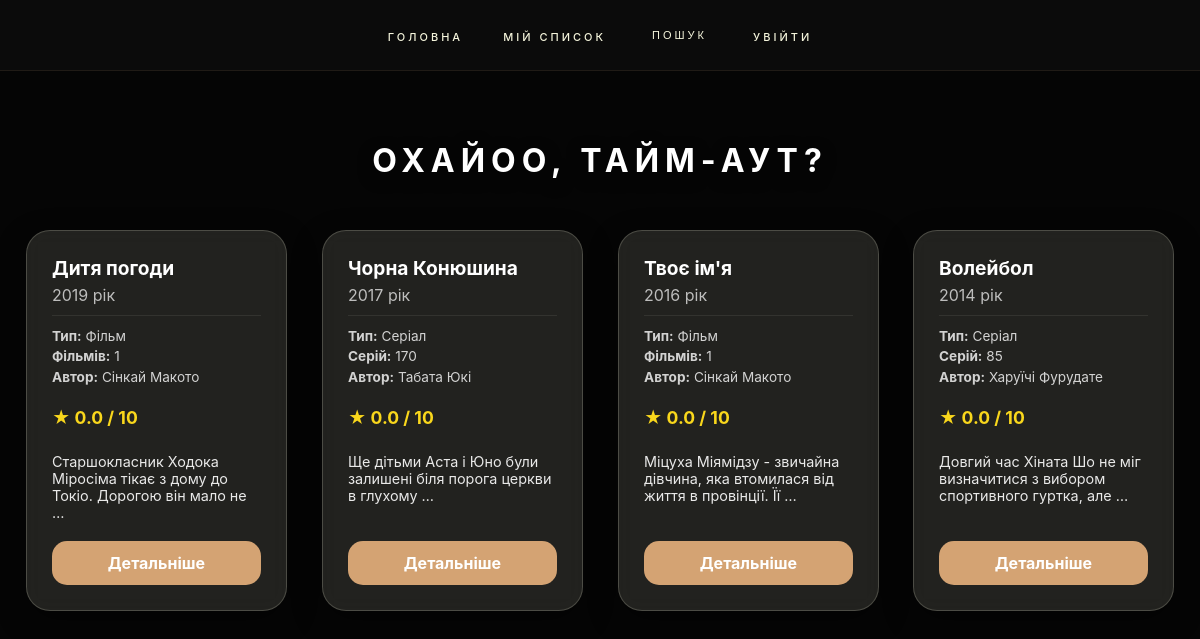
The app's page /anime/ with its own data.
### anime/models.py (models this page shows, shortened)
class Anime(models.Model):
    title = models.CharField("Назва", max_length=250)
    poster = models.ImageField("Постер", upload_to='images/posters')
    description = models.TextField("Опис", blank=True)
    age_rating = models.CharField(max_length=15, blank=True, null=True, verbose_name="Віковий рейтинг")
    related_anime = models.ManyToManyField('self', blank=True, verbose_name="Пов'язані тайтли")
    TYPE_CHOICES = [('TV', 'Серіал'), ('MOVIE', 'Фільм'), ('OVA', 'OVA')]
    anime_type = models.CharField("Тип", max_length=10, choices=TYPE_CHOICES, default='TV')
    episodes = models.PositiveIntegerField("Кількість серій", default=0)
    movies_count = models.PositiveIntegerField("Кількість фільмів", default=0)
    ova_count = models.IntegerField(default=0, verbose_name="Кількість OVA")
    genres = models.ManyToManyField(Genre, related_name="anime", verbose_name="Жанри")
    authors = models.ManyToManyField(Author, related_name="anime", verbose_name="Автори")
    dub_studios = models.ManyToManyField(DubStudio, related_name="anime", verbose_name="Студії дубляжу")
    release = models.DateField("Дата релізу")
    trailer_url = models.URLField("Посилання на трейлер", blank=True)
    rating = models.DecimalField(
        "Рейтинг",
        max_digits=3, decimal_places=1, default=0.0,
        validators=[MinValueValidator(0.0), MaxValueValidator(10.0)]
    )
    class Meta:
        verbose_name = "Аніме"
        verbose_name_plural = "Аніме"
        ordering = ['title']

class Author(models.Model):
    name = models.CharField("Автор", max_length=100)
    class Meta:
        verbose_name = "Автор"
        verbose_name_plural = "Автори"

### anime/views.py (the view, shortened to what this page needs)
# urls.py: path('', views.AnimeListView.as_view(), name='anime_list'),
class AnimeListView(ListView):
    model = Anime
    template_name = 'anime/anime_list.html'
    context_object_name = 'object_list'
    def get_queryset(self):
        qs = Anime.objects.all().order_by('-release')
        query = self.request.GET.get('q')
        genre_id = self.kwargs.get('genre_id')
        if genre_id:
            qs = qs.filter(genres__id=genre_id)
        year = self.kwargs.get('year')
        if year:
            qs = qs.filter(release__year=year)
        return qs
    def get_context_data(self, **kwargs):
        context = super().get_context_data(**kwargs)
        context['selected_genre'] = self.kwargs.get('genre_id')
        context['selected_year'] = self.kwargs.get('year')
        context['search_query'] = self.request.GET.get('q', '')
        if self.request.user.is_authenticated:
            context['user_watchlist_ids'] = list(
                UserAnime.objects.filter(user=self.request.user).values_list('anime_id', flat=True)
            )
        return context

### anime/templates/anime/anime_list.html (shortened to what this page needs)
{% extends 'base.html' %}
{% block content %}
<h1>{{ page_title|default:"Охайоо, тайм-аут?" }}</h1>
<ul class="anime-grid">
    {% for anime in object_list %}
        <li class="anime-card" style="animation-delay: 0.{{ forloop.counter0 }}s;">
            <strong class="anime-title">{{ anime.title }}</strong>
            <span style="opacity: 0.7;">{{ anime.release|date:"Y" }} рік</span>
            <div class="anime-meta">
                <div><strong>Тип:</strong> {{ anime.get_anime_type_display }}</div>
                {% if anime.anime_type == 'MOVIE' %}
                    <div><strong>Фільмів:</strong> {{ anime.movies_count|default:"1" }}</div>
                {% else %}
                    <div><strong>Серій:</strong> {{ anime.episodes }}</div>
                {% endif %}
                <div><strong>Автор:</strong>
                    {% for author in anime.authors.all %}
                        {{ author.name }}{% if not forloop.last %}, {% endif %}
                    {% empty %} Не вказано {% endfor %}
                </div>
            </div>
            <p class="rating">★ {{ anime.rating|default:"0.0" }} / 10</p>
            <p style="font-size: 0.9em; opacity: 0.9; margin-bottom: 20px;">
                {{ anime.description|truncatewords:12 }}
            </p>
            <a href="{% url 'anime:anime_detail' anime.pk %}" class="btn-detail">Детальніше</a>
        </li>
    {% empty %}
        <li style="grid-column: 1/-1; text-align: center; padding: 50px; opacity: 0; animation: widgetRise 0.5s forwards;">
            <p style="font-size: 1.5em; opacity: 0.5;">Ой, ми нічого не знайшли.. </p>
        </li>
    {% endfor %}
</ul>
{% endblock %}

### anime/templates/base.html (style rules this page uses)
:root { --accent-color: #d4a373; --gold-glow: rgba(212, 163, 115, 0.4); --glass-bg: rgba(15, 15, 15, 0.7); --border-gold: rgba(212, 163, 115, 0.1); }
body { margin: 0; padding: 120px 20px 40px; color: #ffffff; font-family: 'Inter', sans-serif; background-color: #050505; min-height: 100vh; }
body::before { content: ""; position: fixed; top: 50px; left: 0; width: 100%; height: 100%; background-image: url('https://i.pinimg.com/736x/ac/3b/46/ac3b465eba3206321fa1a2dc49c08fff.jpg'); background-size: contain; background-position: center; background-repeat: no-repeat; transform: rotate(270deg) scale(2.2); z-index: -1; pointer-events: none; filter: brightness(0.4) saturate(1.2); }

### anime/templates/anime/anime_list.html (style rules this page uses)
h1 { position: relative; z-index: 10; text-align: center; text-transform: uppercase; letter-spacing: 6px; text-shadow: 0 5px 15px rgba(0,0,0,0.5); margin-bottom: 50px; color: #fff; }
.anime-grid { display: grid; grid-template-columns: repeat(auto-fill, minmax(250px, 1fr)); gap: 35px; list-style: none; padding: 0 6px; position: relative; z-index: 10; }
.anime-card { background: rgba(245, 245, 220, 0.12); backdrop-filter: blur(10px); -webkit-backdrop-filter: blur(10px); border: 1px solid rgba(245, 245, 220, 0.2); border-radius: 24px; padding: 25px; box-shadow: 0 10px 30px rgba(0, 0, 0, 0.4); display: flex; flex-direction: column; height: 100%; box-sizing: border-box; opacity: 0; animation: widgetRise 0.6s cubic-bezier(0.175, 0.885, 0.32, 1.275) forwards; transition: transform 0.4s cubic-bezier(0.175, 0.885, 0.32, 1.275), box-shadow 0.4s ease, border-color 0.4s ease, background 0.4s ease; }
.anime-title { font-size: 1.2em; margin-bottom: 5px; display: block; color: #fff; }
.anime-meta { font-size: 0.85em; margin: 10px 0; opacity: 0.8; line-height: 1.5; border-top: 1px solid rgba(245, 245, 220, 0.1); padding-top: 10px; }
.rating { color: #f9d71c; font-weight: bold; margin: 10px 0; font-size: 1.1em; }
.btn-detail { margin-top: auto; padding: 12px; background: var(--accent-color); color: white !important; text-decoration: none; border-radius: 15px; text-align: center; font-weight: bold; transition: 0.3s; }

### records on screen
Anime: title "Дитя погоди", release "2019", anime_type "Фільм", movies_count "1", rating "0.0", description "Старшокласник Ходока Міросіма тікає з дому до Токіо. Дорогою він мало не …"
Author: name "Сінкай Макото"
Anime: title "Чорна Конюшина", release "2017", anime_type "Серіал", episodes "170", rating "0.0", description "Ще дітьми Аста і Юно були залишені біля порога церкви в глухому …"
Author: name "Табата Юкі"
Anime: title "Твоє ім'я", release "2016", anime_type "Фільм", movies_count "1", rating "0.0", description "Міцуха Міямідзу - звичайна дівчина, яка втомилася від життя в провінції. Її …"
Anime: title "Волейбол", release "2014", anime_type "Серіал", episodes "85", rating "0.0", description "Довгий час Хіната Шо не міг визначитися з вибором спортивного гуртка, але …"
Author: name "Харуїчі Фурудате"

### other values on screen
{{ page_title|default:"Охайоо, тайм-аут?" }} "ОХАЙОО, ТАЙМ-АУТ?"
